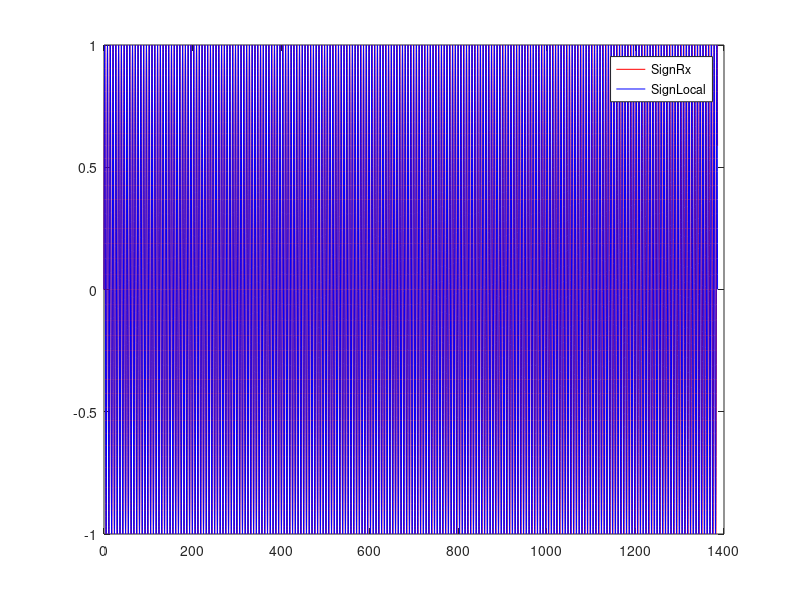

Here is the MATLAB script that generated this plot:
%2017-01-29
%PLL freq and phse adjustment investigation

close all,clc,clear all;

Fs = 22050;     %sample rate
F = Fs/100;       %frequency of signal, 200<F<Fs/2, [Hz]. F = Fs/14 - max, F = Fs/30 - max for Fs = 96000; For example, F = Fs/30, 30 - number of samples per one wave
Size = Fs;      %size of signal
dF = 10;        %[Hz] - frequency offset between Local oscillator and received signal

Td = 2*pi/(Fs+dF);  %sampling interval of received signal
x = 0:F*Td:Size*F*Td;
Sign_Rx = sin(x);    %received signal         


Td = 2*pi/Fs;   %sampling interval in Local oscillator
x_local = 0:F*Td:Size*F*Td;
Sign_local = sin(x_local);          

figure,plot(x_local,Sign_Rx,'r',x_local,Sign_local,'b');
legend('SignRx','SignLocal');